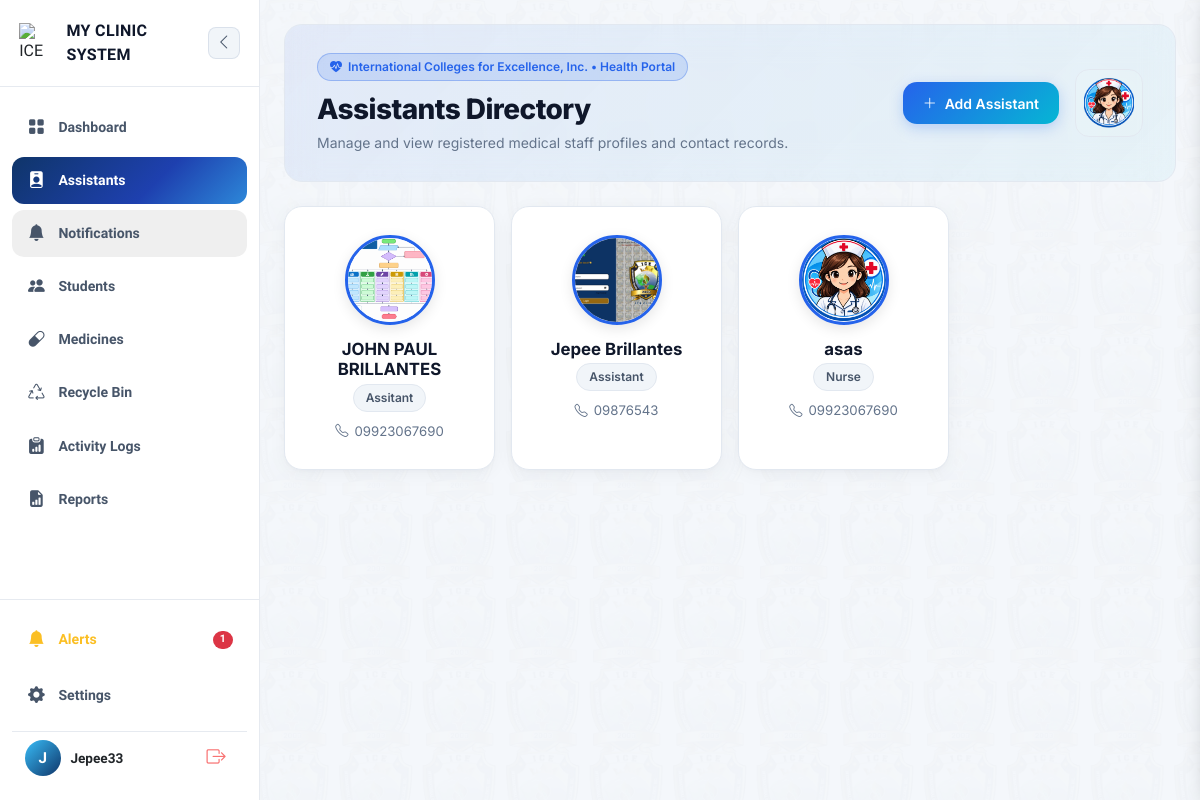
Page /nurses/ (signed in) on the committed database.
### clinic/models.py (models this page shows, shortened)
class Nurse(models.Model):
    user = models.OneToOneField(User, on_delete=models.SET_NULL, null=True, blank=True, related_name='nurse_profile')
    full_name = models.CharField(max_length=150)
    age = models.PositiveIntegerField(null=True, blank=True)
    photo = models.ImageField(upload_to='nurse_photos/', blank=True, null=True)
    position = models.CharField(max_length=100, blank=True, help_text="hal. School Nurse, Clinic Head")
    contact_number = models.CharField(max_length=20, blank=True)
    email = models.EmailField(blank=True)
    schedule = models.CharField(max_length=150, blank=True, help_text="hal. Mon-Fri, 8AM-5PM (Time of Duty)")
    date_added = models.DateTimeField(auto_now_add=True)
    is_deleted = models.BooleanField(default=False)
    deleted_at = models.DateTimeField(null=True, blank=True)
    deleted_by = models.ForeignKey(User, on_delete=models.SET_NULL, null=True, blank=True, related_name='assistants_moved_to_recycle_bin')

### clinic/views/nurse.py (the view)
# urls.py: path('nurses/', views.nurse_list, name='nurse_list'),
@login_required
@role_required("admin")
def nurse_list(request):
    nurses = Nurse.objects.filter(is_deleted=False).order_by("full_name")
    return render(request, "clinic/nurses/nurse_list.html", {"nurses": nurses})

### clinic/models.py (called while the page is built)
    @property
    def is_low_stock(self):
        return self.quantity_in_stock <= self.low_stock_threshold

### clinic/templates/clinic/nurses/nurse_list.html (shortened to what this page needs)
{% extends "clinic/base.html" %}
{% load static %}
{% block content %}
<link rel="stylesheet" href="https://cdnjs.cloudflare.com/ajax/libs/animate.css/4.1.1/animate.min.css" />
<section class="nurse-management">
    <div class="dashboard-hero-card mb-4 d-flex justify-content-between align-items-center flex-wrap gap-3 ">
        <div>
            <div class="hero-badge">
                <i class="bi bi-heart-pulse-fill"></i> International Colleges for Excellence, Inc. • Health Portal
            </div>
            <h1 class="hero-title">Assistants Directory</h1>
            <p class="hero-subtitle">Manage and view registered medical staff profiles and contact records.</p>
        </div>
        <div class="d-flex align-items-center gap-3">
            <a href="{% url 'nurse_add' %}" class="btn-cms-primary">
                <i class="bi bi-plus-lg"></i> Add Assistant
            </a>
            <div class="logo-box d-none d-sm-flex">
               <img src="{% static 'clinic/img/cliniclogo.png' %}" alt="Clinic Logo" class="img-fluid" style="max-height: 100%;">
            </div>
        </div>
    </div>
    {% if nurses %}
    <div class="row g-3 ">
        {% for nurse in nurses %}
        <div class="col-sm-6 col-md-4 col-lg-3">
            <a href="{% url 'nurse_views' nurse.pk %}" class="nurse-card">
                {% if nurse.photo %}
                    <img src="{{ nurse.photo.url }}" alt="{{ nurse.full_name }}" class="nurse-avatar-img">
                {% else %}
                    <div class="nurse-avatar-circle">
                        {{ nurse.full_name|slice:":1"|upper }}
                    </div>
                {% endif %}
                <h6 class="nurse-name">{{ nurse.full_name }}</h6>
                <span class="nurse-badge">{{ nurse.position|default:"Clinic Assistant" }}</span>
                {% if nurse.contact_number %}
                    <div class="contact-info">
                        <i class="bi bi-telephone"></i>
                        <span>{{ nurse.contact_number }}</span>
                    </div>
                {% endif %}
            </a>
        </div>
        {% endfor %}
    </div>
    {% endif %}
</section>
{% endblock %}

### clinic/templates/clinic/base.html (shortened to what this page needs)
{% load static %}
<!DOCTYPE html>
<html lang="en">
<head>
    <link href="https://cdn.jsdelivr.net/npm/bootstrap@5.3.0/dist/css/bootstrap.min.css" rel="stylesheet">
    <link rel="stylesheet" href="https://cdn.jsdelivr.net/npm/bootstrap-icons@1.11.0/font/bootstrap-icons.css">
</head>
<body class="bg-body text-body">
    <div style="display: flex; min-height: 100vh; width: 100%; position: relative;">
        <aside id="appSidebar">
            <div>
                <div class="sidebar-header-glass">
                    <div class="brand-logo-container" id="logoToggleBtn"
                        style="display: flex; align-items: center; gap: 0.5rem; cursor: pointer;"
                        title="Toggle Sidebar">
                        <img src="{% static 'clinic/img/me.png' %}" alt="ICE Clinic Logo"
                            style="width: 40px; height: 40px; object-fit: contain;">
                        <span class="brand-text">MY CLINIC SYSTEM</span>
                    </div>
                    <button class="sidebar-toggle-btn desktop-toggle-btn d-none d-lg-flex" id="toggleSidebarDesktopBtn"
                        title="Toggle Sidebar">
                        <i class="bi bi-chevron-left"></i>
                    </button>
                </div>
                <nav style="padding: 1rem 0.75rem;">
                    <a href="{% url 'dashboard' %}"
                        class="nav-item-link {% if request.resolver_match.url_name == 'dashboard' %}active{% endif %}"
                        title="Dashboard">
                        <i class="bi bi-grid-fill"></i>
                        <span>Dashboard</span>
                    </a>
                    {% if user.is_authenticated and user.profile.role == 'admin' %}
                    <a href="{% url 'nurse_list' %}"
                        class="nav-item-link {% if request.resolver_match.url_name == 'nurse_list' or request.resolver_match.url_name == 'nurse_detail' %}active{% endif %}"
                        title="Assistants"><i class="bi bi-person-badge-fill"></i><span>Assistants</span></a>
                    <button class="nav-item-link w-100 border-0 text-start" type="button" id="notifBellBtn"
                        title="Notifications">
                    <i class="bi bi-bell-fill"></i><span>Notifications</span>
                </button>
                {% endif %}
                    <a href="{% url 'student_records' %}"
                        class="nav-item-link {% if request.resolver_match.url_name == 'student_records' %}active{% endif %}"
                        title="Students">
                        <i class="bi bi-people-fill"></i>
                        <span>Students</span>
                    </a>
                    <a href="{% url 'medicine_list' %}"
                        class="nav-item-link {% if request.resolver_match.url_name == 'medicine_list' %}active{% endif %}"
                        title="Medicines">
                        <i class="bi bi-capsule"></i>
                        <span>Medicines</span>
                    </a>
                    {% if user.is_authenticated and user.profile.role == 'admin' %}
                    <a href="{% url 'trash_list' %}"
                        class="nav-item-link {% if request.resolver_match.url_name == 'trash_list' or request.resolver_match.url_name == 'trash_legacy' %}active{% endif %}"
                        title="Recycle Bin">
                        <i class="bi bi-recycle"></i><span>Recycle Bin</span>
                    </a>
                    <a href="{% url 'activity_log_list' %}"
                        class="nav-item-link {% if request.resolver_match.url_name == 'activity_log_list' %}active{% endif %}"
                        title="Activity Logs">
                        <i class="bi bi-clipboard-data-fill"></i><span>Activity Logs</span>
                    </a>
                    {% endif %} <a href="{% url 'reports' %}"
                        class="nav-item-link {% if request.resolver_match.url_name == 'reports' %}active{% endif %}"
                        title="Reports">
                        <i class="bi bi-file-earmark-bar-graph-fill"></i>
                        <span>Reports</span>
                    </a>
                </nav>
            </div>
            <div class="sidebar-footer-glass">
                {% if nav_low_stock_count %}
                <a href="{% url 'medicine_list' %}" class="nav-item-link" style="color: #fbbf24; margin-bottom: 0.5rem;"
                    title="Alerts">
                    <i class="bi bi-bell-fill"></i>
                    <span>Alerts</span>
                    <span class="badge rounded-pill bg-danger ms-auto nav-badge">{{ nav_low_stock_count }}</span>
                </a>
                {% endif %}
                <a href="{% url 'settings' %}"
                    class="nav-item-link {% if request.resolver_match.url_name == 'settings' %}active{% endif %}"
                    style="margin-bottom: 0.75rem;" title="Settings">
                    <i class="bi bi-gear-fill"></i>
                    <span>Settings</span>
                </a>
                {% if user.is_authenticated %}
                <div class="user-profile-card"
                    style="display: flex; align-items: center; justify-content: space-between; padding: 0.5rem 0.8rem;">
                    <div style="display: flex; align-items: center; gap: 0.6rem; overflow: hidden;">
                        <div class="user-avatar-glow"
                            title="{% if user.first_name %}{{ user.first_name }} {{ user.last_name }}{% else %}{{ user.username|title }}{% endif %}">
                            {% if user.first_name %}
                            {{ user.first_name|slice:":1"|upper }}{% if user.last_name %}{{
                            user.last_name|slice:":1"|upper }}{% endif %}
                            {% else %}
                            {{ user.username|slice:":1"|upper }}
                            {% endif %}
                        </div>
                        <div class="user-info-text" style="overflow: hidden; font-size: 0.85rem; font-weight: 600;">
                            {% if user.first_name %}
                            {{ user.first_name }} {{ user.last_name }}
                            {% else %}
                            {{ user.username|title }}
                            {% endif %}
                        </div>
                    </div>
                    <form action="{% url 'logout' %}" method="post" style="margin: 0;">
                        <button type="submit" class="btn-logout" title="Logout"
                            style="background: none; border: none; cursor: pointer; display: flex; align-items: center;">
                            <i class="bi bi-box-arrow-right" style="font-size: 1.2rem;"></i>
                        </button>
                    </form>
                </div>
                {% endif %}
            </div>
        </aside>
        <div class="main-container">
            <main class="content-main"
                style="background-image: url(&quot;{% static 'clinic/img/studentbackground.png' %}&quot;); background-repeat: repeat; background-size: cover; background-attachment: fixed;">
                <div class="content-overlay"></div>
                <div class="content-inner">
                    {% block content %}{% endblock %}
                </div>
            </main>
        </div>
    </div>
</body>
</html>

### clinic/templates/clinic/base.html (style rules this page uses)
:root { --glow-blue: #38bdf8; --glow-purple: #a855f7; --sidebar-width: 260px; --sidebar-collapsed-width: 80px; }
[data-bs-theme="light"] { --shell-bg: #f4f7fb; --sidebar-bg: rgba(255, 255, 255, 0.95); --sidebar-border: rgba(15, 53, 105, 0.1); --nav-text: #475569; --nav-hover-bg: rgba(15, 53, 105, 0.06); --nav-hover-color: #0F3569; --main-overlay: rgba(244, 247, 251, 0.94); --text-primary: #0f172a; --toggle-btn-bg: #f1f5f9; --toggle-btn-color: #475569; --logout-hover-bg: rgba(239, 68, 68, 0.1); }
body { height: 100%; margin: 0; padding: 0; font-family: 'Plus Jakarta Sans', sans-serif; background: var(--shell-bg); color: var(--text-primary); overflow-x: hidden; touch-action: pan-y; }
#appSidebar { width: var(--sidebar-width); min-width: var(--sidebar-width); position: fixed; top: 0; left: 0; height: 100vh; display: flex; flex-direction: column; justify-content: space-between; z-index: 1040; overflow-y: auto; overflow-x: hidden; background: var(--sidebar-bg); border-right: 1px solid var(--sidebar-border); transition: none !important; }
.sidebar-header-glass { padding: 1.2rem; display: flex; align-items: center; justify-content: space-between; gap: 0.75rem; border-bottom: 1px solid var(--sidebar-border); white-space: normal; }
.brand-text { font-weight: 800; font-size: 1rem; text-transform: uppercase; letter-spacing: 0.02em; color: var(--text-primary); }
.sidebar-toggle-btn { background: var(--toggle-btn-bg); border: 1px solid var(--sidebar-border); color: var(--toggle-btn-color); width: 32px; height: 32px; border-radius: 8px; display: flex; align-items: center; justify-content: center; cursor: pointer; flex-shrink: 0; }
.nav-item-link { display: flex; align-items: center; gap: 0.75rem; padding: 0.7rem 0.9rem; border-radius: 0.75rem; margin-bottom: 0.35rem; font-size: 0.88rem; font-weight: 600; text-decoration: none; color: var(--nav-text); white-space: nowrap; }
.nav-item-link.active { background: linear-gradient(135deg, #0F3569 0%, #1e40af 60%, #38bdf8 130%); color: #ffffff !important; }
.nav-item-link i { font-size: 1.05rem; width: 20px; text-align: center; flex-shrink: 0; }
.sidebar-footer-glass { padding: 1rem 0.75rem; border-top: 1px solid var(--sidebar-border); white-space: nowrap; }
.user-profile-card { display: flex; align-items: center; justify-content: space-between; padding-top: 0.75rem; border-top: 1px solid var(--sidebar-border); gap: 0.5rem; }
.user-avatar-glow { width: 36px; height: 36px; border-radius: 50%; background: linear-gradient(135deg, #38bdf8 0%, #0F3569 100%); color: #ffffff; font-weight: 800; display: flex; align-items: center; justify-content: center; flex-shrink: 0; font-size: 0.95rem; }
.btn-logout { background: transparent; border: none; color: #f87171; width: 36px; height: 36px; border-radius: 8px; display: flex; align-items: center; justify-content: center; cursor: pointer; flex-shrink: 0; padding: 0; }
@media (min-width: 992px) { body:not(.sidebar-collapsed) #toggleSidebarDesktopBtn { display: flex !important; visibility: visible !important; opacity: 1 !important; } }
.main-container { margin-left: var(--sidebar-width); flex-grow: 1; display: flex; flex-direction: column; min-height: 100vh; width: calc(100% - var(--sidebar-width)); position: relative; z-index: 1; transition: none !important; }
.content-main { flex-grow: 1; padding: 1.5rem; position: relative; min-height: 100vh; }
.content-overlay { position: absolute; inset: 0; background-color: var(--main-overlay); z-index: 1; pointer-events: none; }
.content-inner { position: relative; z-index: 2; }

### rows in the picture
Nurse: photo (picture), full_name "JOHN PAUL BRILLANTES", position "Assitant", contact_number "09923067690"
Nurse: photo (picture), full_name "Jepee Brillantes", position "Assistant", contact_number "09876543"
Nurse: photo (picture), full_name "asas", position "Nurse", contact_number "09923067690"

### other values in the picture
{{ nav_low_stock_count }} "1"
{{ user.username|slice:":1"|upper }} "J"
{{ user.username|title }} "Jepee33"
